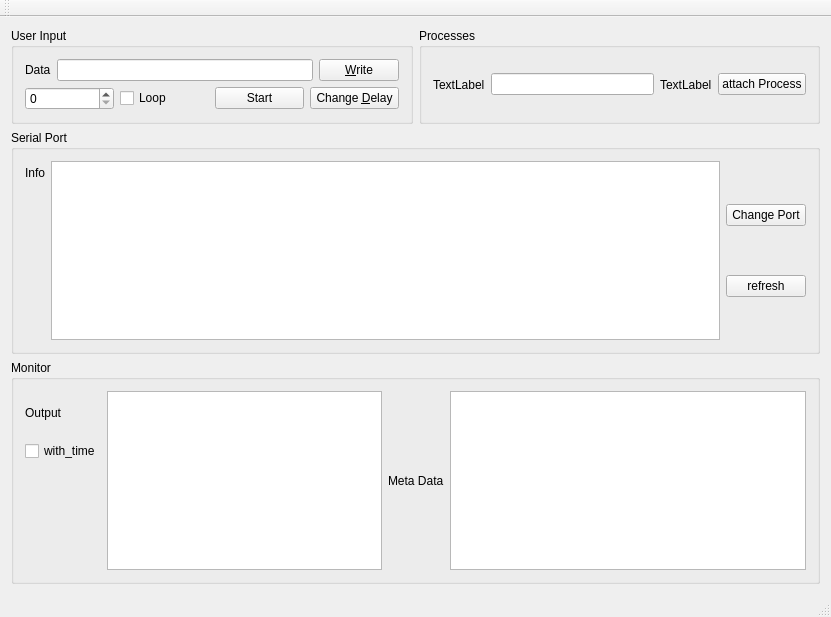
<?xml version="1.0" encoding="UTF-8"?>
<ui version="4.0">
 <class>SerialMainWindow</class>
 <widget class="QMainWindow" name="SerialMainWindow">
  <property name="geometry">
   <rect>
    <x>0</x>
    <y>0</y>
    <width>831</width>
    <height>617</height>
   </rect>
  </property>
  <property name="windowTitle">
   <string>SerialMainWindow</string>
  </property>
  <widget class="QWidget" name="centralWidget">
   <layout class="QVBoxLayout" name="verticalLayout_3">
    <item>
     <layout class="QVBoxLayout" name="verticalLayout_2">
      <item>
       <layout class="QHBoxLayout" name="horizontalLayout_4">
        <item>
         <widget class="QGroupBox" name="groupBox">
          <property name="title">
           <string>User Input</string>
          </property>
          <layout class="QVBoxLayout" name="verticalLayout">
           <item>
            <layout class="QHBoxLayout" name="horizontalLayout">
             <item>
              <widget class="QLabel" name="label">
               <property name="text">
                <string>Data</string>
               </property>
              </widget>
             </item>
             <item>
              <widget class="QLineEdit" name="_dataLineEdit"/>
             </item>
             <item>
              <widget class="QPushButton" name="_writePushButton">
               <property name="text">
                <string>&amp;Write</string>
               </property>
              </widget>
             </item>
            </layout>
           </item>
           <item>
            <layout class="QHBoxLayout" name="horizontalLayout_2">
             <item>
              <widget class="QSpinBox" name="spinBox">
               <property name="maximum">
                <number>6000000</number>
               </property>
              </widget>
             </item>
             <item>
              <widget class="QCheckBox" name="_LoopCheckBox">
               <property name="text">
                <string>Loop</string>
               </property>
              </widget>
             </item>
             <item>
              <widget class="QPushButton" name="_startLoopPushButton">
               <property name="text">
                <string>Start</string>
               </property>
              </widget>
             </item>
             <item>
              <widget class="QPushButton" name="_delayPushButton">
               <property name="text">
                <string>Change &amp;Delay</string>
               </property>
              </widget>
             </item>
            </layout>
           </item>
          </layout>
         </widget>
        </item>
        <item>
         <widget class="QGroupBox" name="groupBox_5">
          <property name="title">
           <string>Processes</string>
          </property>
          <layout class="QHBoxLayout" name="horizontalLayout_6">
           <item>
            <widget class="QLabel" name="_processInfoLabel">
             <property name="text">
              <string>TextLabel</string>
             </property>
            </widget>
           </item>
           <item>
            <widget class="QLineEdit" name="lineEdit"/>
           </item>
           <item>
            <widget class="QLabel" name="_processStateLabel">
             <property name="text">
              <string>TextLabel</string>
             </property>
            </widget>
           </item>
           <item>
            <widget class="QPushButton" name="_attachProcessPushButton_2">
             <property name="text">
              <string>attach Process</string>
             </property>
            </widget>
           </item>
          </layout>
         </widget>
        </item>
       </layout>
      </item>
     </layout>
    </item>
    <item>
     <widget class="QGroupBox" name="groupBox_2">
      <property name="title">
       <string>Serial Port</string>
      </property>
      <layout class="QHBoxLayout" name="horizontalLayout_3">
       <item>
        <layout class="QFormLayout" name="formLayout">
         <item row="0" column="0">
          <widget class="QLabel" name="label_2">
           <property name="text">
            <string>Info</string>
           </property>
          </widget>
         </item>
         <item row="0" column="1">
          <widget class="QTableView" name="_serialTableView"/>
         </item>
        </layout>
       </item>
       <item>
        <layout class="QVBoxLayout" name="verticalLayout_4">
         <item>
          <widget class="QPushButton" name="_portPushButton">
           <property name="text">
            <string>Change Port</string>
           </property>
          </widget>
         </item>
         <item>
          <widget class="QPushButton" name="_refreshPushButton">
           <property name="text">
            <string>refresh</string>
           </property>
          </widget>
         </item>
        </layout>
       </item>
      </layout>
     </widget>
    </item>
    <item>
     <widget class="QGroupBox" name="groupBox_4">
      <property name="title">
       <string>Monitor</string>
      </property>
      <layout class="QHBoxLayout" name="horizontalLayout_5">
       <item>
        <layout class="QFormLayout" name="formLayout_2">
         <item row="0" column="0">
          <layout class="QVBoxLayout" name="verticalLayout_5">
           <item>
            <widget class="QLabel" name="label_3">
             <property name="text">
              <string>Output</string>
             </property>
            </widget>
           </item>
           <item>
            <widget class="QCheckBox" name="_formatTimeCheckBox">
             <property name="text">
              <string>with_time</string>
             </property>
            </widget>
           </item>
          </layout>
         </item>
         <item row="0" column="1">
          <widget class="QTextEdit" name="_outTextEdit">
           <property name="readOnly">
            <bool>true</bool>
           </property>
          </widget>
         </item>
        </layout>
       </item>
       <item>
        <widget class="QLabel" name="label_4">
         <property name="text">
          <string>Meta Data</string>
         </property>
        </widget>
       </item>
       <item>
        <widget class="QTextEdit" name="_metaTextEdit">
         <property name="readOnly">
          <bool>true</bool>
         </property>
        </widget>
       </item>
      </layout>
     </widget>
    </item>
   </layout>
   <zorder>groupBox_4</zorder>
   <zorder>groupBox_2</zorder>
  </widget>
  <widget class="QMenuBar" name="menuBar">
   <property name="geometry">
    <rect>
     <x>0</x>
     <y>0</y>
     <width>831</width>
     <height>21</height>
    </rect>
   </property>
  </widget>
  <widget class="QToolBar" name="mainToolBar">
   <attribute name="toolBarArea">
    <enum>TopToolBarArea</enum>
   </attribute>
   <attribute name="toolBarBreak">
    <bool>false</bool>
   </attribute>
  </widget>
  <widget class="QStatusBar" name="statusBar"/>
 </widget>
 <layoutdefault spacing="6" margin="11"/>
 <resources/>
 <connections/>
</ui>
